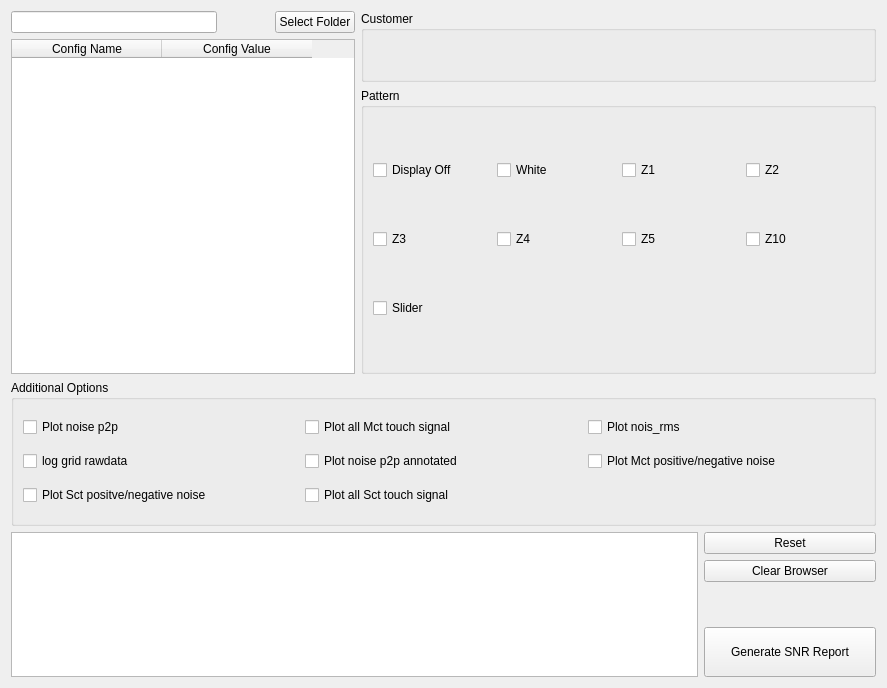
<?xml version="1.0" encoding="UTF-8"?>
<ui version="4.0">
 <class>Form_SNR</class>
 <widget class="QWidget" name="Form_SNR">
  <property name="geometry">
   <rect>
    <x>0</x>
    <y>0</y>
    <width>887</width>
    <height>688</height>
   </rect>
  </property>
  <property name="windowTitle">
   <string>BOE SNR Calculator</string>
  </property>
  <layout class="QVBoxLayout" name="verticalLayout_4" stretch="5,2,2">
   <item>
    <layout class="QHBoxLayout" name="horizontalLayout_5" stretch="2,3">
     <item>
      <layout class="QVBoxLayout" name="verticalLayout_3">
       <item>
        <layout class="QHBoxLayout" name="horizontalLayout_4" stretch="8,2,1">
         <item>
          <widget class="QLineEdit" name="lineFolder"/>
         </item>
         <item>
          <spacer name="horizontalSpacer">
           <property name="orientation">
            <enum>Qt::Horizontal</enum>
           </property>
           <property name="sizeHint" stdset="0">
            <size>
             <width>40</width>
             <height>20</height>
            </size>
           </property>
          </spacer>
         </item>
         <item>
          <widget class="QPushButton" name="btnSelectFolder">
           <property name="text">
            <string>Select Folder</string>
           </property>
          </widget>
         </item>
        </layout>
       </item>
       <item>
        <widget class="QTableWidget" name="tableCFG">
         <attribute name="horizontalHeaderDefaultSectionSize">
          <number>150</number>
         </attribute>
         <column>
          <property name="text">
           <string>Config Name</string>
          </property>
         </column>
         <column>
          <property name="text">
           <string>Config Value</string>
          </property>
         </column>
        </widget>
       </item>
      </layout>
     </item>
     <item>
      <layout class="QVBoxLayout" name="verticalLayout_2" stretch="1,4">
       <item>
        <widget class="QGroupBox" name="groupBox">
         <property name="title">
          <string>Customer</string>
         </property>
         <layout class="QHBoxLayout" name="horizontalLayout">
          <item>
           <widget class="QLabel" name="label">
            <property name="sizePolicy">
             <sizepolicy hsizetype="Minimum" vsizetype="Minimum">
              <horstretch>0</horstretch>
              <verstretch>0</verstretch>
             </sizepolicy>
            </property>
            <property name="maximumSize">
             <size>
              <width>450</width>
              <height>125</height>
             </size>
            </property>
            <property name="text">
             <string/>
            </property>
            <property name="pixmap">
             <pixmap>icons/BOE_logo.png</pixmap>
            </property>
            <property name="scaledContents">
             <bool>true</bool>
            </property>
           </widget>
          </item>
         </layout>
        </widget>
       </item>
       <item>
        <widget class="QGroupBox" name="groupBox_2">
         <property name="title">
          <string>Pattern</string>
         </property>
         <layout class="QGridLayout" name="gridLayout">
          <item row="0" column="0">
           <widget class="QCheckBox" name="cBoxDO">
            <property name="text">
             <string>Display Off</string>
            </property>
           </widget>
          </item>
          <item row="0" column="1">
           <widget class="QCheckBox" name="cBoxWhite">
            <property name="text">
             <string>White</string>
            </property>
           </widget>
          </item>
          <item row="0" column="2">
           <widget class="QCheckBox" name="cBoxZ1">
            <property name="text">
             <string>Z1</string>
            </property>
           </widget>
          </item>
          <item row="1" column="1">
           <widget class="QCheckBox" name="cBoxZ4">
            <property name="text">
             <string>Z4</string>
            </property>
           </widget>
          </item>
          <item row="1" column="3">
           <widget class="QCheckBox" name="cBoxZ10">
            <property name="text">
             <string>Z10</string>
            </property>
           </widget>
          </item>
          <item row="0" column="3">
           <widget class="QCheckBox" name="cBoxZ2">
            <property name="text">
             <string>Z2</string>
            </property>
           </widget>
          </item>
          <item row="1" column="0">
           <widget class="QCheckBox" name="cBoxZ3">
            <property name="text">
             <string>Z3</string>
            </property>
           </widget>
          </item>
          <item row="1" column="2">
           <widget class="QCheckBox" name="cBoxZ5">
            <property name="text">
             <string>Z5</string>
            </property>
           </widget>
          </item>
          <item row="2" column="0">
           <widget class="QCheckBox" name="cBoxSlider">
            <property name="text">
             <string>Slider</string>
            </property>
           </widget>
          </item>
         </layout>
        </widget>
       </item>
      </layout>
     </item>
    </layout>
   </item>
   <item>
    <widget class="QGroupBox" name="groupBox_3">
     <property name="title">
      <string>Additional Options</string>
     </property>
     <layout class="QGridLayout" name="gridLayout_2">
      <item row="0" column="1">
       <widget class="QCheckBox" name="cBoxPlotallTouch">
        <property name="text">
         <string>Plot all Mct touch signal</string>
        </property>
       </widget>
      </item>
      <item row="1" column="2">
       <widget class="QCheckBox" name="cBoxPlotPosNoise">
        <property name="text">
         <string>Plot Mct positive/negative noise</string>
        </property>
       </widget>
      </item>
      <item row="1" column="0">
       <widget class="QCheckBox" name="cBoxLog_grid_rawdata">
        <property name="text">
         <string>log grid rawdata</string>
        </property>
       </widget>
      </item>
      <item row="0" column="2">
       <widget class="QCheckBox" name="cBoxPlotRms">
        <property name="text">
         <string>Plot nois_rms</string>
        </property>
       </widget>
      </item>
      <item row="0" column="0">
       <widget class="QCheckBox" name="cBoxPlotNoiseptp">
        <property name="text">
         <string>Plot noise p2p</string>
        </property>
       </widget>
      </item>
      <item row="1" column="1">
       <widget class="QCheckBox" name="cBoxPlot_p2p_annotated">
        <property name="text">
         <string>Plot noise p2p annotated</string>
        </property>
       </widget>
      </item>
      <item row="2" column="0">
       <widget class="QCheckBox" name="cBoxPlotSctPosNoise">
        <property name="text">
         <string>Plot Sct positve/negative noise</string>
        </property>
       </widget>
      </item>
      <item row="2" column="1">
       <widget class="QCheckBox" name="cBoxPlotSctSignal">
        <property name="text">
         <string>Plot all Sct touch signal</string>
        </property>
       </widget>
      </item>
     </layout>
    </widget>
   </item>
   <item>
    <layout class="QHBoxLayout" name="horizontalLayout_2" stretch="8,2">
     <item>
      <widget class="QTextBrowser" name="textBrowser"/>
     </item>
     <item>
      <layout class="QVBoxLayout" name="verticalLayout">
       <item>
        <widget class="QPushButton" name="btnReset">
         <property name="text">
          <string>Reset</string>
         </property>
        </widget>
       </item>
       <item>
        <widget class="QPushButton" name="btnClear">
         <property name="text">
          <string>Clear Browser</string>
         </property>
        </widget>
       </item>
       <item>
        <spacer name="verticalSpacer">
         <property name="orientation">
          <enum>Qt::Vertical</enum>
         </property>
         <property name="sizeHint" stdset="0">
          <size>
           <width>20</width>
           <height>40</height>
          </size>
         </property>
        </spacer>
       </item>
       <item>
        <widget class="QPushButton" name="btnGenerateSNR">
         <property name="minimumSize">
          <size>
           <width>0</width>
           <height>50</height>
          </size>
         </property>
         <property name="text">
          <string>Generate SNR Report</string>
         </property>
         <property name="iconSize">
          <size>
           <width>16</width>
           <height>40</height>
          </size>
         </property>
        </widget>
       </item>
      </layout>
     </item>
    </layout>
   </item>
  </layout>
 </widget>
 <resources/>
 <connections/>
</ui>
